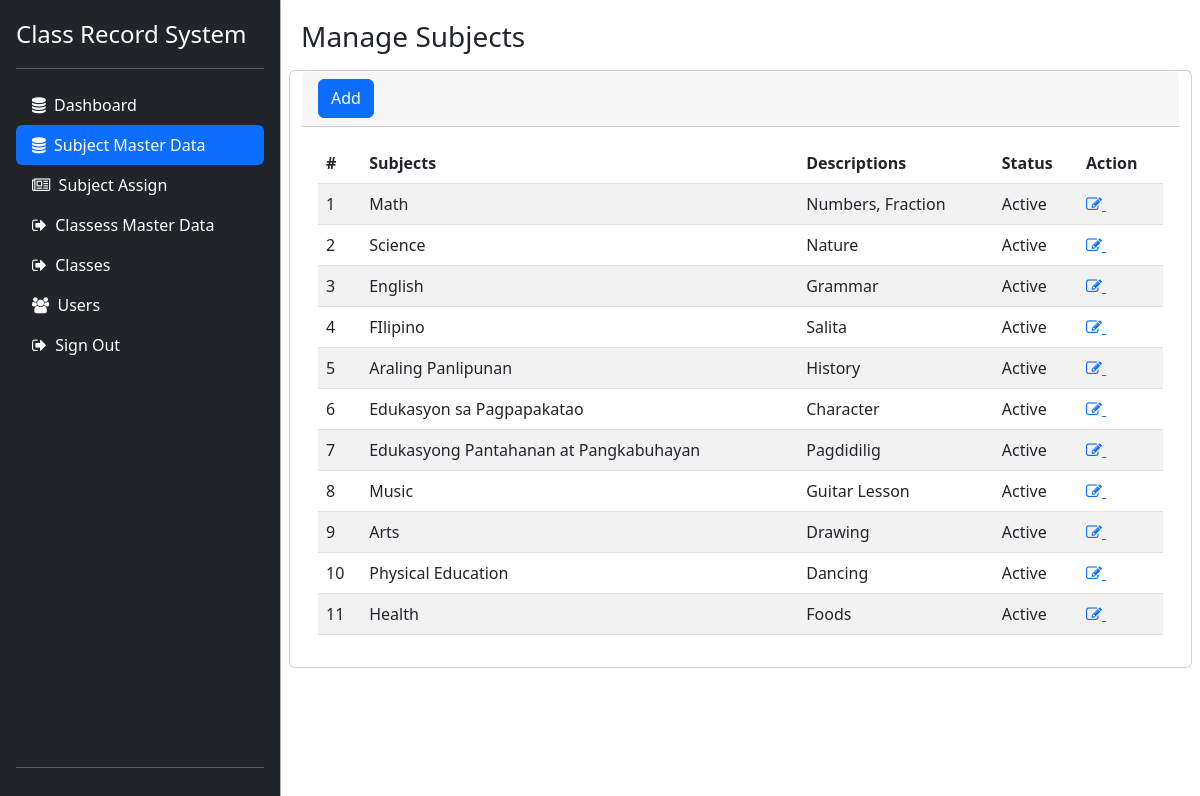
The page /admin/subject_master_data.php on the database its author committed.
### tables this page shows
CREATE TABLE `subjects` (
  `subjectId` int NOT NULL,
  `subjects` varchar(255) NOT NULL,
  `description` varchar(255) NOT NULL,
  `status` enum('Active','Inactive','Deleted') NOT NULL,
  `datecreated` datetime NOT NULL,
  `dateupdated` datetime NOT NULL,
  `userId` int NOT NULL
);

### libraries/data_interface.php (called while the page is built, shortened)
<?php
class jpacObject{
	private $conn;
	public function __construct(){
  		try {
	 		$this->conn = new PDO("mysql:host=".db_server.";dbname=".db_name, db_user, db_pass);
  			$this->conn->setAttribute(PDO::ATTR_ERRMODE, PDO::ERRMODE_EXCEPTION);
		} catch(PDOException $e) {
		  	echo "Connection failed: " . $e->getMessage();
		  	die;
		}
	}
	function SQLQuery($sql) {
		$sth=$this->conn->prepare($sql);
		$sth->execute();
		$result = $sth->fetchAll();
		return $result;
	}
}
?>

### admin/subject_master_data.php (the view, shortened to what this page needs)
<?php
$jpac=new JpacObject();
?>
<!doctype html>
<html lang="en">
  <head>
<link href="css/bootstrap.min.css" rel="stylesheet">
<link rel="stylesheet" href="https://cdnjs.cloudflare.com/ajax/libs/font-awesome/4.7.0/css/font-awesome.min.css">
    <link href="sidebars.css" rel="stylesheet">
  </head>
  <body>
<main class="d-flex flex-nowrap">
    <?php include_once("sidebar.php"); ?>
  <div class="container-fluid p-0" style="margin:20px;">
<h1 class="h3 mb-3">Manage Subjects</h1>
<div class="row">
    <div class="card">
        <div class="card-header text-right">
            <button class="btn btn-primary" onclick="showModalData('add')"  data-toggle="modal" data-target="#modalData">Add <i class="align-middle" data-feather="plus-circle"></i> </button>
        </div>
        <div class="card-body table-responsive">
        <table class="table table-striped table-hover" id="usersTable">
                <thead>
                    <tr>
                        <th>#</th>
                        <th>Subjects</th>
                        <th>Descriptions</th>
                        <th>Status</th>
                        <th>Action</th>
                    </tr>
                </thead>
                <tbody>
                    <?php
                    $result=$jpac->SQLQuery("SELECT * FROM subjects");
                    for($i=0;$i<count($result);$i++){
                    ?>
                    <tr>
                        <td><?= ($i+1) ?></td>
                        <td><?= $result[$i]['subjects'] ?></td>
                        <td><?= $result[$i]['description'] ?></td>
                        <td><?= $result[$i]['status'] ?></td>
                        <td class="table-action">
                            <a href="#" data-toggle="modal" data-target="#modalData" onclick="showModalData('edit','<?= $result[$i]['subjectId'] ?>','<?= $result[$i]['subjects'] ?>','<?= $result[$i]['description'] ?>','<?= $result[$i]['status'] ?>')">
                                <i class="fa fa-edit"></i>
                            </a>
                        </td>
                    </tr>
                    <?php } ?>
                </tbody>
            </table>
        </div>
    </div>
</div>
</div>
</main>
<link rel="stylesheet" type="text/css" href="https://cdn.datatables.net/v/bs5/dt-1.11.5/datatables.min.css"/>
  </body>
</html>

### admin/sidebars.css (style rules this page uses)
body { min-height: 100vh; min-height: -webkit-fill-available; }
html { height: -webkit-fill-available; }
main { height: 100vh; height: -webkit-fill-available; max-height: 100vh; overflow-x: auto; overflow-y: hidden; }

### rows shown on the page
subjects: subjects "Math", description "Numbers, Fraction", status "Active"
subjects: subjects "Science", description "Nature", status "Active"
subjects: subjects "English", description "Grammar", status "Active"
subjects: subjects "FIlipino", description "Salita", status "Active"
subjects: subjects "Araling Panlipunan", description "History", status "Active"
subjects: subjects "Edukasyon sa Pagpapakatao", description "Character", status "Active"
subjects: subjects "Edukasyong Pantahanan at Pangkabuhayan", description "Pagdidilig", status "Active"
subjects: subjects "Music", description "Guitar Lesson", status "Active"
subjects: subjects "Arts", description "Drawing", status "Active"
subjects: subjects "Physical Education", description "Dancing", status "Active"
subjects: subjects "Health", description "Foods", status "Active"
